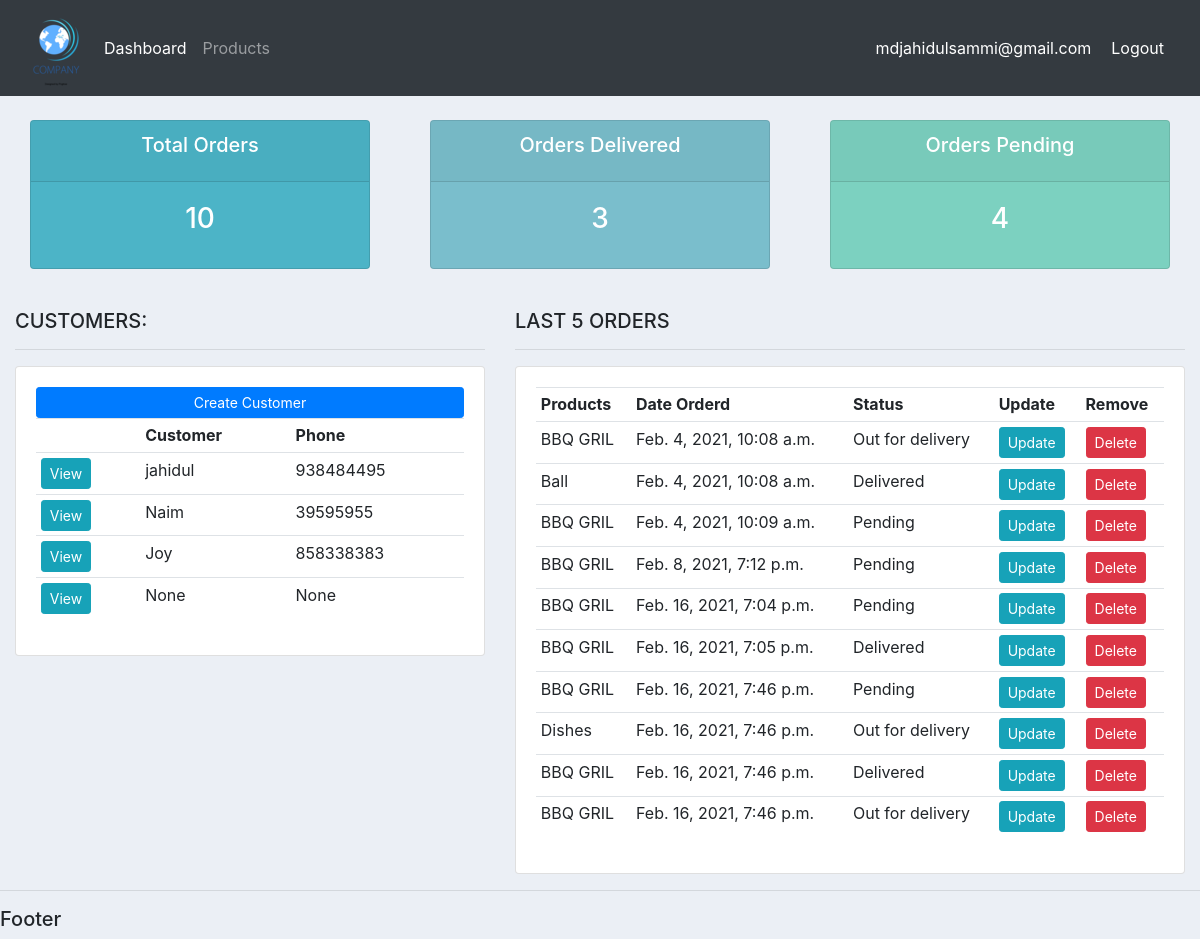
The app's page / (signed in) with its own data.
### accounts/models.py (models this page shows, shortened)
class Customer(models.Model):
    user = models.OneToOneField(User, null=True, on_delete=models.CASCADE)
    name = models.CharField(max_length=200, null=True)
    phone = models.CharField(max_length=200, null=True)
    email = models.CharField(max_length=200, null=True)
    profile_pic = models.ImageField(null=True, blank=True)
    date_created = models.DateTimeField(auto_now_add=True, null=True)

class Order(models.Model):
    STATUS = (
            ('Pending','Pending'),
            ('Out for delivery', 'Out for delivery'),
            ('Delivered', 'Delivered'),
            )
    customer = models.ForeignKey(Customer, null=True, on_delete= models.SET_NULL)
    product = models.ForeignKey(Products, null=True, on_delete= models.SET_NULL)
    date_created = models.DateTimeField(auto_now_add=True, null=True)
    status = models.CharField(max_length=200, null=True, choices=STATUS)
    note = models.CharField(max_length=200, null=True)

class Products(models.Model):
    CATEGORY = (
              ('Indoor', 'Indoor'),
              ('Out Door', 'Out Door'),
              )
    name = models.CharField(max_length=200, null=True)
    price = models.FloatField(null=True)
    category = models.CharField(max_length=200, null=True, choices=CATEGORY)
    description = models.CharField(max_length=200, null=True, blank=True)
    date_created = models.DateTimeField(auto_now_add=True, null=True)
    tag = models.ManyToManyField(Tag)
    def __str__(self):
        return self.name

### accounts/decorators.py (the view)
    def wrapper_function(request, *args, **kwargs):
        group = None
        if request.user.groups.exists():
            group = request.user.groups.all()[0].name
        if group == 'customer':
            return redirect('user-page')
        if group == 'admin':
            return view_func(request, *args, **kwargs)

### accounts/views.py (called while the page is built)
@login_required(login_url='login')
@admin_only
def home(request):
    orders = Order.objects.all()
    customers = Customer.objects.all()
    total_customer = customers.count()
    total_orders = orders.count()
    delivered = orders.filter(status='Delivered').count()
    pending = orders.filter(status='Pending').count()
    context = {'orders':orders, 'customers':customers,
    'total_orders': total_orders, 'delivered': delivered,
    'pending': pending}
    return render(request,'accounts/dashboard.html', context)

### accounts/templates/accounts/dashboard.html
{% extends 'accounts/main.html' %}
{% block content %}
{% include 'accounts/status.html' %}
<br>
<div class="row">
    <div class="col-md-5">
        <h5>CUSTOMERS:</h5>
        <hr>
        <div class="card card-body">
            <a class="btn btn-primary  btn-sm btn-block" href="">Create Customer</a>
            <table class="table table-sm">
                <tr>
                    <th></th>
                    <th>Customer</th>
                    <th>Phone</th>
                </tr>
                {% for customer in customers %}
                   <tr>
                       <td><a class="btn btn-sm btn-info" href="{% url 'customer' customer.id %}">View</a></td>
                       <td>{{customer.name}}</td>
                       <td>{{customer.phone}}</td>
                   </tr>
                {% endfor %}
            </table>
        </div>
    </div>
    <div class="col-md-7">
        <h5>LAST 5 ORDERS</h5>
        <hr>
        <div class="card card-body">
            <table class="table table-sm">
                <tr>
                    <th>Products</th>
                    <th>Date Orderd</th>
                    <th>Status</th>
                    <th>Update</th>
                    <th>Remove</th>
                </tr>
                {% for order in orders %}
                   <tr>
                       <td>{{order.product}}</td>
                       <td>{{order.date_created}}</td>
                       <td>{{order.status}}</td>
                       <td><a class="btn btn-sm btn-info" href="{% url 'update_order' order.id %}">Update</a></td>
                       <td><a class="btn btn-sm btn-danger"href="{% url 'delete_order' order.id %}">Delete</a></td>
                   </tr>
                {% endfor %}
            </table>
        </div>
    </div>
</div>
{% endblock %}

### accounts/templates/accounts/navbar.html (shortened to what this page needs)
{% load static %}
<nav class="navbar navbar-expand-lg navbar-dark bg-dark">
<img src="{% static 'images/logo1.png' %}">
<div class="collapse navbar-collapse" id="navbarNav">
  <ul class="navbar-nav">
    {% if request.user.is_staff %}
    <li class="nav-item active">
      <a class="nav-link" href="{% url 'home' %}">Dashboard</a>
    </li>
    <li class="nav-item">
      <a class="nav-link" href="{% url 'products' %}">Products</a>
    </li>
    {% endif %}
  </ul>
</div>
<span class="hello-msg"> {{request.user}} </span>
<span><a class="hello-msg" href="{% url 'logout' %}">Logout</a></span>
</nav>

### static/css/main.css (style rules this page uses)
body { background-color: #ebeff5; }

### accounts/templates/accounts/navbar.html (style rules this page uses)
.hello-msg { front-size: 18px; color: #fff; margin-right: 20px }

### records on screen
Customer: name "jahidul", phone "938484495"
Customer: name "Naim", phone "39595955"
Customer: name "Joy", phone "858338383"
Customer: name "None", phone "None"
Order: product "BBQ GRIL", date_created "Feb. 4, 2021, 10:08 a.m.", status "Out for delivery"
Order: product "Ball", date_created "Feb. 4, 2021, 10:08 a.m.", status "Delivered"
Order: product "BBQ GRIL", date_created "Feb. 4, 2021, 10:09 a.m.", status "Pending"
Order: product "BBQ GRIL", date_created "Feb. 8, 2021, 7:12 p.m.", status "Pending"
Order: product "BBQ GRIL", date_created "Feb. 16, 2021, 7:04 p.m.", status "Pending"
Order: product "BBQ GRIL", date_created "Feb. 16, 2021, 7:05 p.m.", status "Delivered"
Order: product "BBQ GRIL", date_created "Feb. 16, 2021, 7:46 p.m.", status "Pending"
Order: product "Dishes", date_created "Feb. 16, 2021, 7:46 p.m.", status "Out for delivery"
Order: product "BBQ GRIL", date_created "Feb. 16, 2021, 7:46 p.m.", status "Delivered"
Order: product "BBQ GRIL", date_created "Feb. 16, 2021, 7:46 p.m.", status "Out for delivery"

### other values on screen
{{ request.user }} "mdjahidulsammi@gmail.com"
{{ total_orders }} "10"
{{ delivered }} "3"
{{ pending }} "4"
